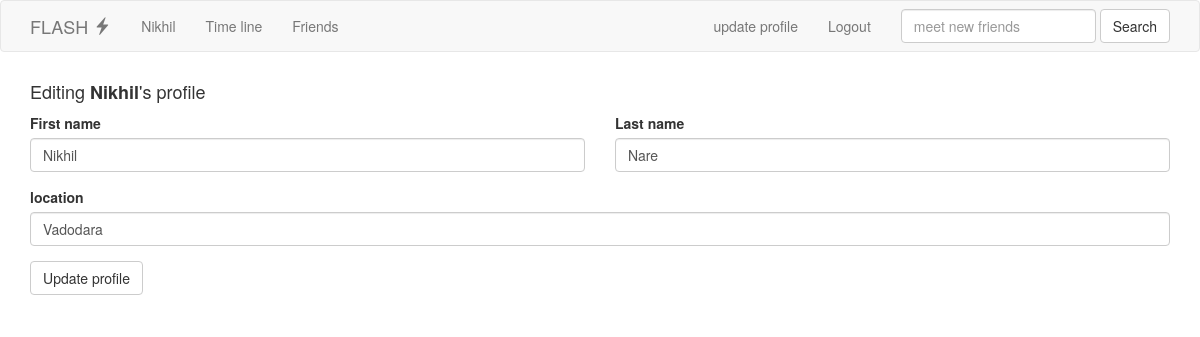
/Flash/account/edit_profile.php (signed in), run on the app's committed database.
### tables this page shows
CREATE TABLE `users` (
  `id` int(11) NOT NULL,
  `first_name` varchar(255) DEFAULT NULL,
  `last_name` varchar(255) DEFAULT NULL,
  `password` varchar(255) NOT NULL,
  `email` varchar(255) NOT NULL,
  `location` varchar(255) DEFAULT NULL,
  `created` timestamp NOT NULL DEFAULT CURRENT_TIMESTAMP,
  `username` varchar(255) NOT NULL
);

### Flash/account/edit_profile.php (the view, shortened to what this page needs)
<?php include "../control/includes.php" ?>
<?php
$id = $_SESSION["auth"]["id"];
$user_info = $db->query("SELECT * FROM users WHERE id=$id")->fetch();
?>
<?php include "../partials/header_account.php" ?>
  <h4>Editing <strong><?= $_SESSION["auth"]["username"] ?></strong>'s profile</h4>
<form class="" action="" method="post">
  <div class="row">
    <div class="form-group col-sm-6">
      <label for="first_name">First name</label>
      <input type="text" name="first_name" value="<?= $user_info["first_name"] ?>" id="first_name" class="form-control">
    </div>
    <div class="form-group col-sm-6">
      <label for="last_name">Last name</label>
      <input type="last_name" name="last_name" value="<?= $user_info["last_name"] ?>" id="last_name" class="form-control">
    </div>
    <div class="form-group col-sm-12">
      <label for="location">location</label>
      <input type="text" name="location" value="<?= $user_info["location"] ?>" id="location" class="form-control">
    </div>
    <div class="form-group col-sm-12">
      <button type="submit" name="submit" class="btn btn-default">Update profile</button>
    </div>
  </div>
</form>
<?php include "../partials/footer.php" ?>

### data on the page
users: first_name "Nikhil", last_name "Nare", location "Vadodara"

### other printed values
$_SESSION["auth"]["username"] "Nikhil"
